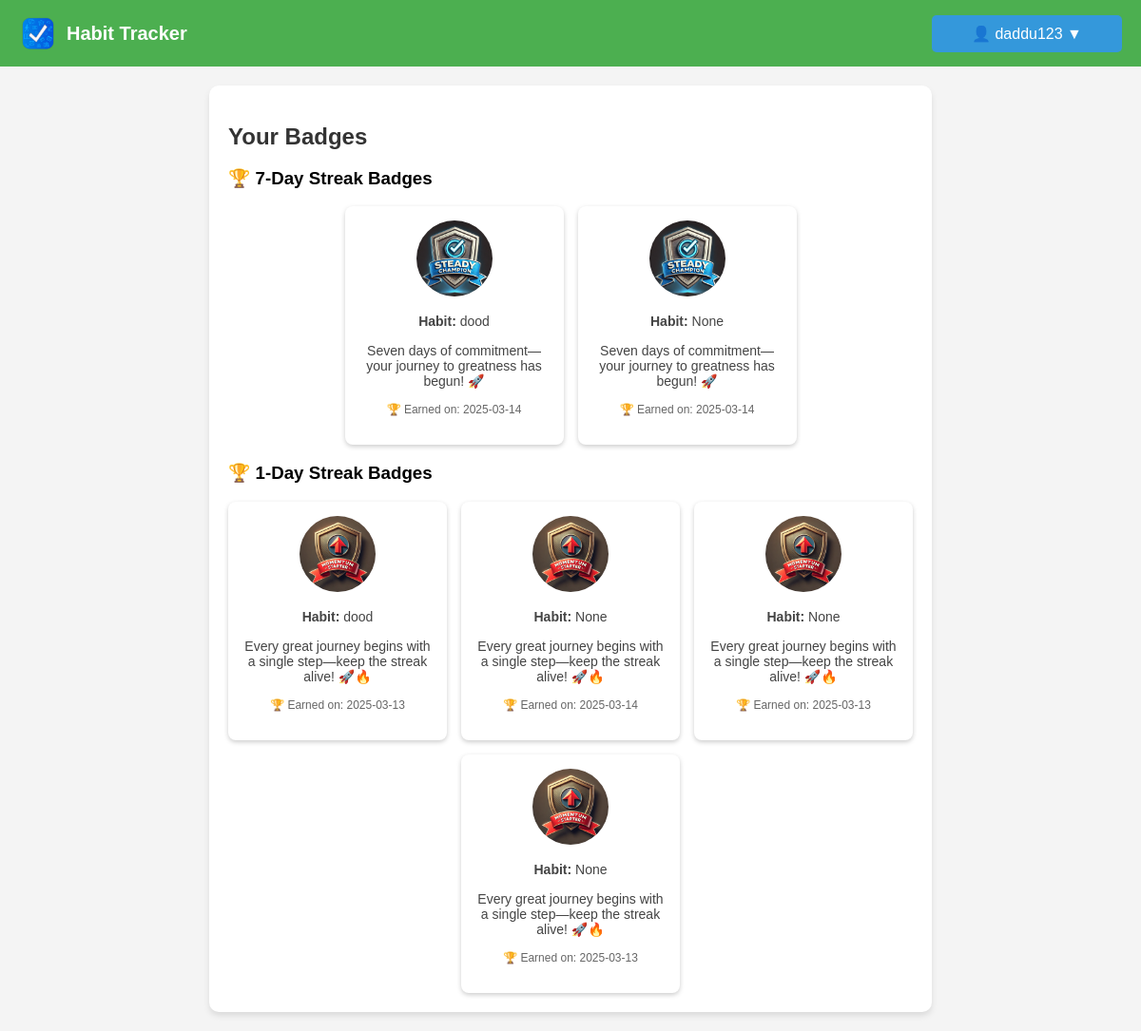
The app's page /badges (signed in), older data.
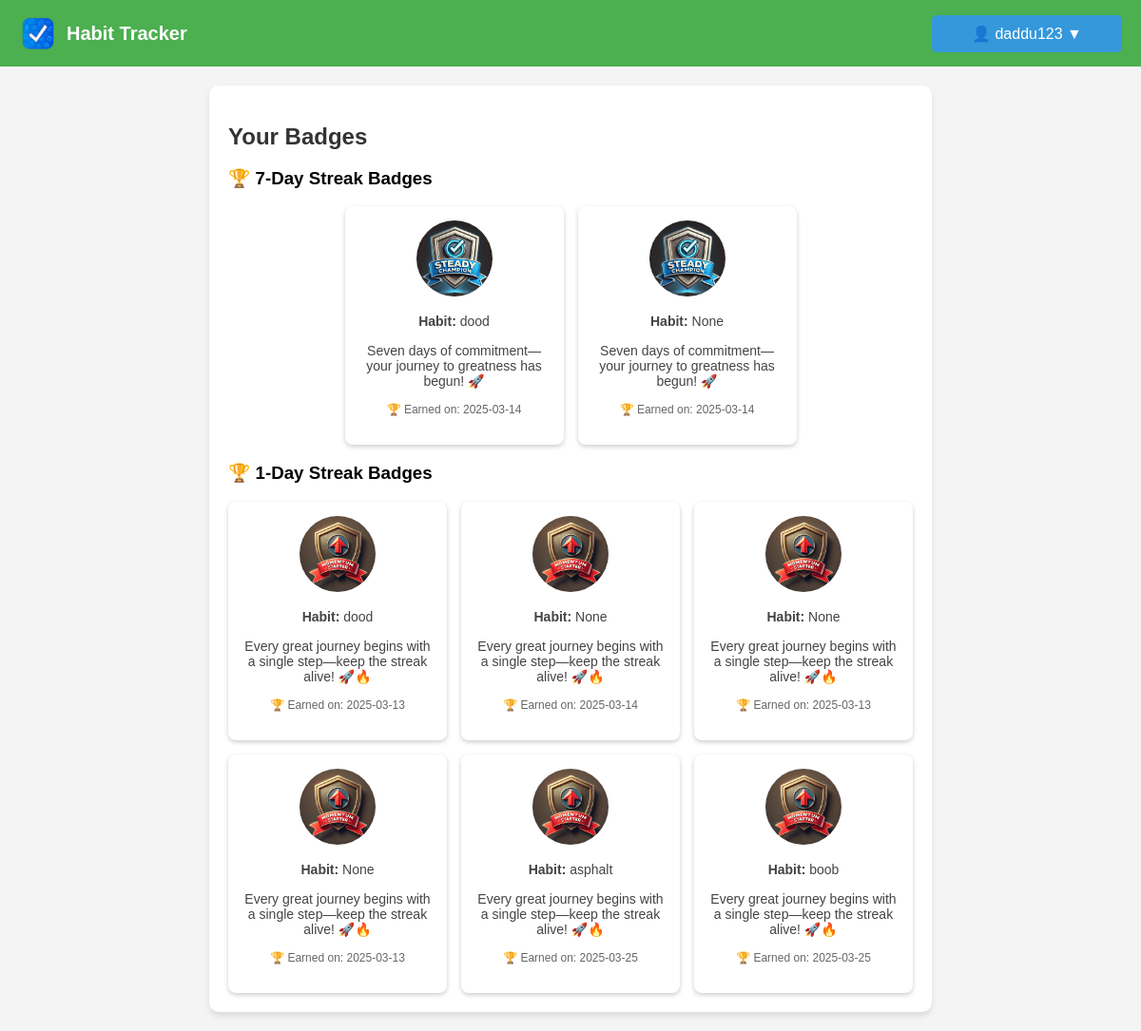
The same page, newer data.
### models.py (models this page shows, shortened)
class UserBadge(db.Model):
    id = db.Column(db.Integer, primary_key=True)
    user_id = db.Column(db.Integer, db.ForeignKey('user.id'), nullable=False)
    habit_id = db.Column(db.Integer, db.ForeignKey('activity.id'), nullable=False)
    habit_name = db.Column(db.String(100))  # New column to store habit name
    badge_id = db.Column(db.Integer, db.ForeignKey('badge.id'), nullable=False)
    awarded_at = db.Column(db.DateTime, default=datetime.utcnow)
    user = db.relationship('User', backref=db.backref('earned_badges', lazy=True))
    badge = db.relationship('Badge', backref=db.backref('awarded_to', lazy=True))

class Badge(db.Model):
    id = db.Column(db.Integer, primary_key=True)
    name = db.Column(db.String(100), nullable=False, unique=True)  # Badge name
    description = db.Column(db.Text, nullable=True)  # Description
    streak_required = db.Column(db.Integer, nullable=False)  # Streak condition
    created_at = db.Column(db.DateTime, default=datetime.utcnow)
    image_filename = db.Column(db.String(255), nullable=False)

class Activity(db.Model):
    id = db.Column(db.Integer, primary_key=True)
    name = db.Column(db.String(120), nullable=False)
    user_id = db.Column(db.Integer, db.ForeignKey('user.id'), nullable=False)
    streak = db.Column(db.Integer, default=0)
    last_completed = db.Column(db.DateTime, default=None)
    date_added = db.Column(db.Date, default=datetime.utcnow)
    status = db.Column(db.String(10), default='active')

### routes.py (the view)
@main_bp.route('/badges')
def badges():
    if 'user_id' not in session:
        flash("You need to log in first.", "danger")
        return redirect(url_for('main.login'))
    user_id = session['user_id']
    user_badges = UserBadge.query.filter_by(user_id=user_id).all()
    for badge in user_badges:
        badge.badge.name_escaped = json.dumps(badge.badge.name)
        badge.badge.description_escaped = json.dumps(badge.badge.description)
        badge.habit = Activity.query.get(badge.habit_id)
    streak_groups = {
        360: [],
        180: [],
        30: [],
        7: [],
        1: []
    }
    for badge in user_badges:
        if badge.badge and badge.badge.streak_required:
            if badge.badge.streak_required in streak_groups:
                streak_groups[badge.badge.streak_required].append(badge)
    sorted_streak_groups = {
        k: streak_groups[k] for k in sorted(streak_groups.keys(), reverse=True)
    }
    return render_template(
        'badges.html',
        username=session['username'],
        streak_groups=sorted_streak_groups
    )

### templates/badges.html (shortened to what this page needs)
<!DOCTYPE html>
<html lang="en">
  <head>
    <link
      rel="stylesheet"
      href="{{ url_for('static', filename='styles.css') }}"
    />
  </head>
  <body>
    <nav class="navbar">
      <div class="logo">
        <img
          src="{{ url_for('static', filename='logo.png') }}"
          alt="Habit Tracker Logo"
        />
        <span class="app-name">Habit Tracker</span>
      </div>
      <div class="nav-buttons">
        <div class="dropdown">
          <button class="dropbtn">👤 {{ session['username'] }} ▼</button>
        </div>
      </div>
    </nav>
    <div class="container">
      <h2>Your Badges</h2>
      {% if streak_groups %} {% for streak, badges in streak_groups.items() %}
      {% if badges %}
      <div class="badge-group">
        <h3>🏆 {{ streak }}-Day Streak Badges</h3>
        <div class="badge-grid">
          {% for badge in badges %}
          <div
            class="badge-card"
            onclick="openBadgeModal(
                      '{{ badge.badge.name }}',
                      '{{ badge.badge.description }}',
                      '{{ url_for('static', filename='badges/' + badge.badge.image_filename) }}',
                      '{% if badge.habit %}{{ badge.habit.name }}{% else %}{{ badge.habit_name }}{% endif %}'
                    )"
          >
            <img
              src="{{ url_for('static', filename='badges/' + badge.badge.image_filename) }}"
              alt="{{ badge.badge.name }}"
              title="{{ badge.badge.name }}"
              class="badge-img"
            />
            <p>
              <strong>Habit:</strong>
              {% if badge.habit %} {{ badge.habit.name }} {% else %} {{
              badge.habit_name }} {% endif %}
            </p>
            <p>{{ badge.badge.description }}</p>
            <p class="badge-earned">
              🏆 Earned on: {{ badge.awarded_at.strftime('%Y-%m-%d') }}
            </p>
          </div>
          {% endfor %}
        </div>
      </div>
      {% endif %} {% endfor %} {% else %}
      <p>
        No badges earned yet. Keep tracking your habits to unlock achievements!
      </p>
      {% endif %}
    </div>
  </body>
</html>

### static/styles.css (style rules this page uses)
body { margin: 0; padding: 0; font-family: Arial, sans-serif; background-color: #f4f4f4; }
.navbar { display: flex; justify-content: space-between; align-items: center; background-color: #4CAF50; padding: 15px 20px; color: white; }
.logo { display: flex; align-items: center; }
.logo img { width: 40px; height: 40px; margin-right: 10px; }
.app-name { font-size: 20px; font-weight: bold; }
.dropbtn { background-color: #3498db; color: white; padding: 10px 16px; font-size: 16px; border: none; cursor: pointer; border-radius: 5px; }
.dropdown { position: relative; display: inline-block; }
.container { width: 60%; margin: 20px auto; padding: 20px; background: white; box-shadow: 0px 4px 6px rgba(0, 0, 0, 0.1); border-radius: 10px; }
h2 { color: #333; margin-bottom: 15px; }
button { padding: 8px 12px; width: 200px; border: none; border-radius: 5px; font-size: 14px; cursor: pointer; transition: 0.3s ease-in-out; }
p { font-size: 14px; color: #444; margin-bottom: 15px; }
.badge-earned { font-size: 12px; color: #666; }
.badge-grid { display: flex; flex-wrap: wrap; gap: 15px; justify-content: center; }
.badge-card { background: #fff; padding: 15px; border-radius: 8px; box-shadow: 0 2px 5px rgba(0, 0, 0, 0.2); text-align: center; width: 200px; cursor: pointer; transition: transform 0.2s; }
.badge-img { width: 80px; height: 80px; border-radius: 50%; }

Row changes from the older to the newer data that the page shows:
added UserBadge: image_filename (picture), habit_name "asphalt", badge.description "Every great journey begins with a single step—keep the streak alive! 🚀🔥", awarded_at "2025-03-25", shown under "1"
added UserBadge: image_filename (picture), habit.name "boob", badge.description "Every great journey begins with a single step—keep the streak alive! 🚀🔥", awarded_at "2025-03-25", shown under "1"
